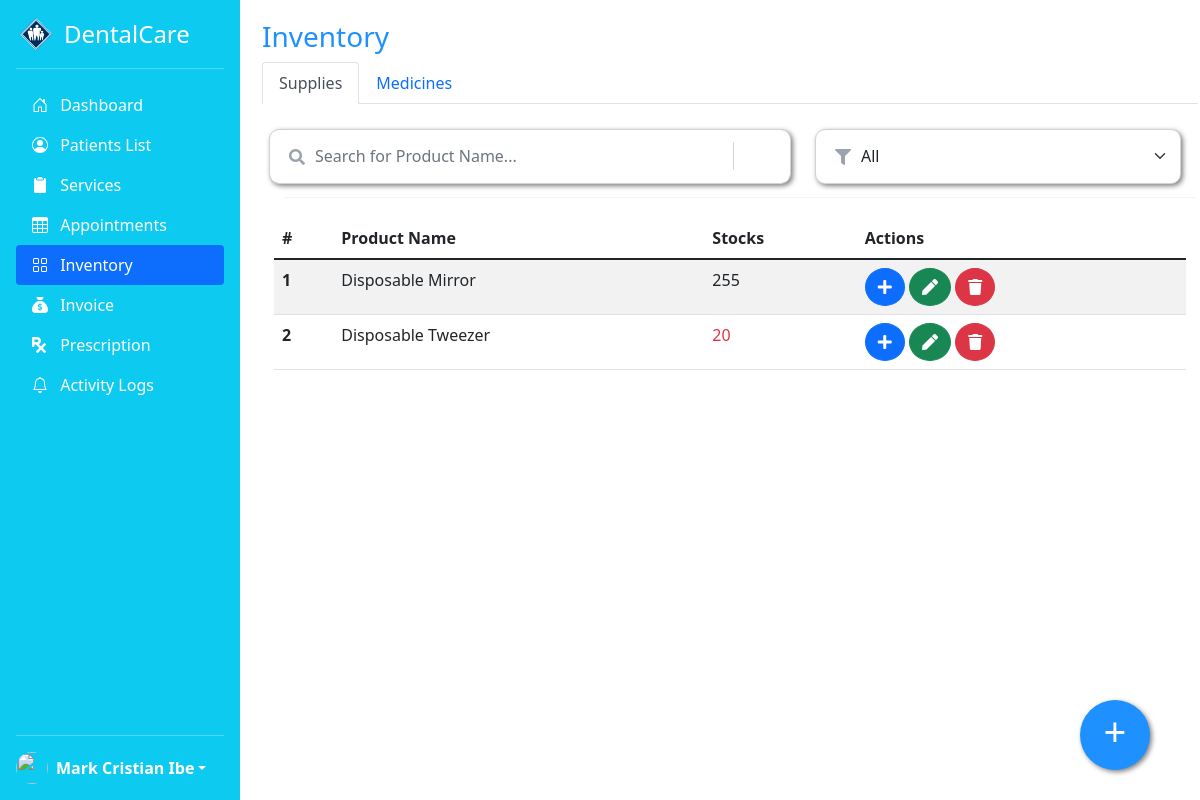
/admin/homepage.php?page=inventory (signed in), run on an earlier commit of the app's database.
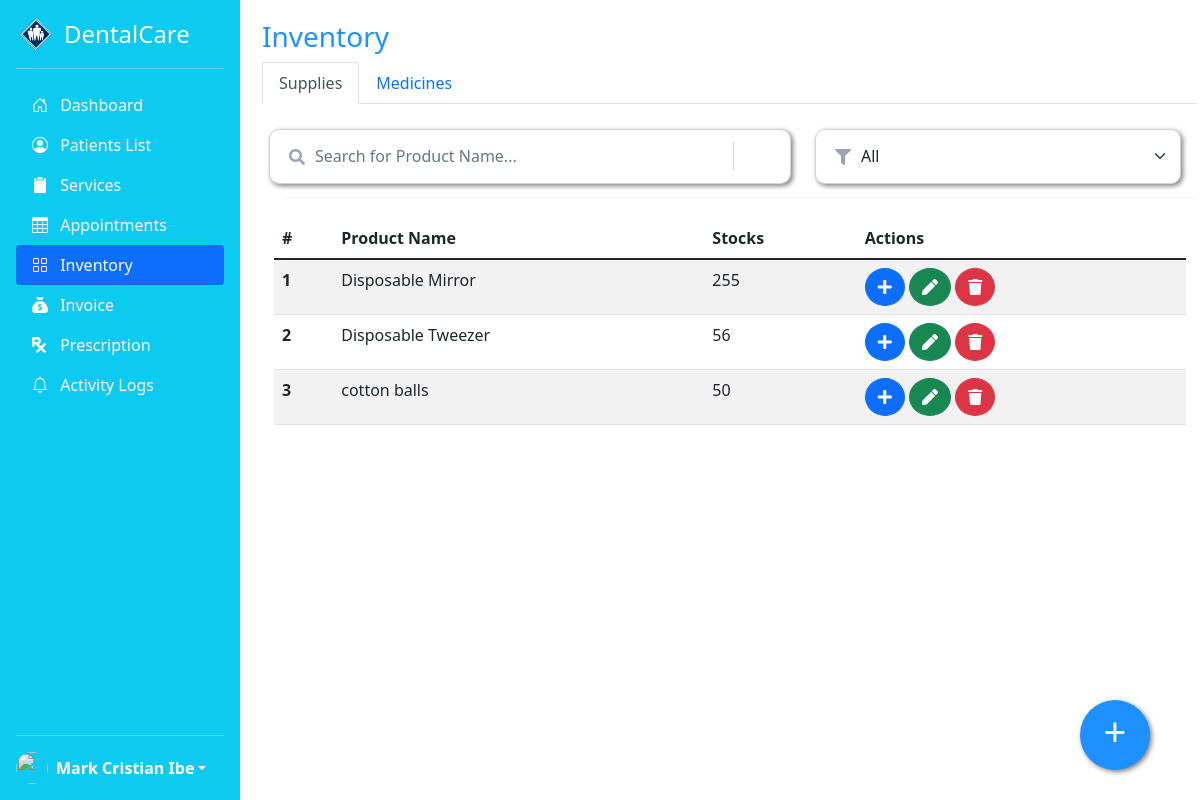
And on a later commit of the database.
### tables this page shows
CREATE TABLE `tbl_supplies` (
  `Product_ID` int(11) NOT NULL,
  `Product_Name` varchar(150) NOT NULL,
  `Category` varchar(100) NOT NULL,
  `Stocks` int(12) NOT NULL,
  `Par_Stock_Level` int(5) NOT NULL,
  `Date_Stored` timestamp NOT NULL DEFAULT current_timestamp() ON UPDATE current_timestamp()
);

### templates/inventory/supplies.php (shortened to what this page needs)
<?php
$sql = "SELECT * FROM tbl_supplies";
?>
<div class="container">
  <div class="row">
    <div class="col-md-7">
        <div class="form"> <i class="fa fa-search fa-icon"></i> <input type="text" id="txtSearch" class="form-control form-input" placeholder="Search for Product Name..." autocomplete="off"> <span class="left-pan">Search</span> </div>
    </div>
    <div class="col-md-5">
        <div class="form">
            <div class="dropdown">
                <p class="fa fa-icon">&#xf0b0</p>
                <select id="filterCategory" class="form-select form-input">
                    <option value="All">All</option>
                </select>
            </div>
        </div>
    </div>
  </div>
  <hr class="dropdown-divider">
</div>
<button id="addBtn" class="btn floating-btn" data-bs-toggle="modal" data-bs-target="#add-supplies-modal" onmouseover="btn_onHover()" onmouseleave="btn_onLeave()"><h1 id="addBtn-txt">+</h1></button>
<div id="data" class="container-fluid">
    <table id="tbl-patients" class="table table-striped table-fixed">
        <thead>
            <tr>
            <th scope="col">#</th>
            <th scope="col">Product Name</th>
            <th scope="col">Stocks</th>
            <th scope="col">Actions</th>
            </tr>
        </thead>
        <tbody id="table_data">
            <?php
            $result = mysqli_query($conn, $sql);
            if(mysqli_num_rows($result) > 0)
            {
                $count = 1;
                while ($spl = mysqli_fetch_array($result))
                {
                    ?>
                    <tr>
                    <th scope='row'><?php echo $count++; ?></th>
                    <td><?php echo $spl["Product_Name"]; ?></td>
                    <?php
                    if($spl["Stocks"] <= $spl["Par_Stock_Level"])
                    {
                        ?>
                        <td class="text-danger"><?php echo $spl["Stocks"]; ?></td>
                        <?php
                    }
                    else
                    {
                        ?>
                        <td class="text-dark"><?php echo $spl["Stocks"]; ?></td>
                        <?php
                    }
                    ?>
                    <td>
                        <a href='#' class='circle btn btn-primary'  data-bs-toggle='modal' data-bs-target='#add-stocks-modal' onclick="addStocks(<?php echo $spl['Product_ID']; ?>)"><i class="fa fa-plus"></i></a>
                        <a href='#' class='circle btn btn-success'  data-bs-toggle='modal' data-bs-target='#edit-supplies-modal' onclick="editSupply(<?php echo $spl['Product_ID']; ?>)"><i class="fa fa-pen"></i></a>
                        <a href='#' class='circle btn btn-danger' onclick='deleteSupply(<?php echo $spl["Product_ID"]; ?>)'><i class="fa fa-trash"></i></a>
                    </td>
                    </tr>
                    <?php
                }
            }
            else
            {
                echo "<tr>
                <th colspan='5'>No Results Found...</th>
                </tr>";
            }
            ?>
        </tbody>
    </table>
</div>

What changed in the data, as far as the page shows it:
changed tbl_supplies "Disposable Tweezer": Stocks "20" → "56"
added tbl_supplies: Product_Name "cotton balls", Stocks "50"
